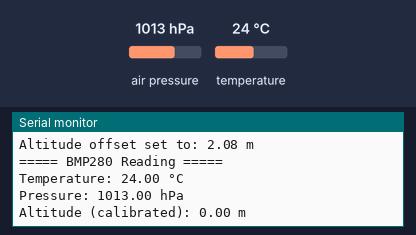
Simulated run of this sketch. Board: ESP32. Parts: the last lines printed to the serial monitor. The inputs (shaded band) are chosen by the test bench; at power-on: air pressure 1013 hPa, temperature 24 °C.

Above: at 2.2 s.
2.3 s: air pressure set to 952 hPa
At 3.6 s:
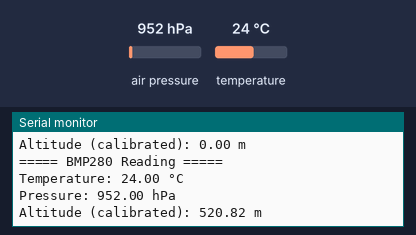
3.8 s: temperature set to 12 °C
At 5.2 s:
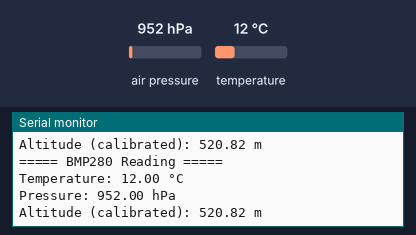
5.3 s: air pressure set to 975 hPa
At 7.8 s:
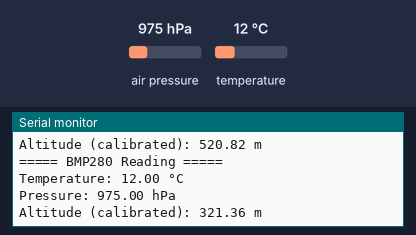
Timing chart, 0 to 9.3 s (numbered marks = the images above; inputs shaded):
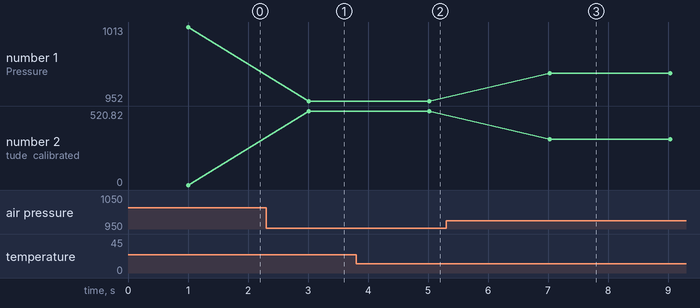

The sketch:

BMP280.ino
```cpp
#include <Wire.h>
#include <Adafruit_Sensor.h>
#include <Adafruit_BMP280.h>

// I2C Pins for ESP32
#define I2C_SDA 22
#define I2C_SCL 23

// Create BMP280 object
Adafruit_BMP280 bmp;

// Sea level pressure (for altitude calculation)
#define SEALEVELPRESSURE_HPA (1013.25)

// Calibration variables
float altitudeOffset = 0.0;
bool offsetSet = false;

void setup() {
  Serial.begin(115200);
  delay(1000);

  // Initialize I2C
  Wire.begin(I2C_SDA, I2C_SCL);

  // Initialize BMP280
  if (!bmp.begin(0x76)) {   // try 0x77 if your module uses that
    Serial.println("Could not find BMP280 sensor!");
    while (1);
  }

  Serial.println("BMP280 initialized successfully.");
}

void loop() {
  float temp = bmp.readTemperature();            // °C
  float pressure = bmp.readPressure() / 100.0;   // hPa
  float rawAltitude = bmp.readAltitude(SEALEVELPRESSURE_HPA); // meters

  // Set offset on first valid reading
  if (!offsetSet) {
    altitudeOffset = rawAltitude;
    offsetSet = true;
    Serial.printf("Altitude offset set to: %.2f m\n", altitudeOffset);
  }

  // Apply calibration
  float calibratedAltitude = rawAltitude - altitudeOffset;

  Serial.println("===== BMP280 Reading =====");
  Serial.printf("Temperature: %.2f °C\n", temp);
  Serial.printf("Pressure: %.2f hPa\n", pressure);
  Serial.printf("Altitude (calibrated): %.2f m\n\n", calibratedAltitude);

  delay(2000);
}
```

Measured:
- after the input at 2.3 s, the serial monitor: prints a new line after 0.71 s (image 1)
- after the input at 3.8 s, the serial monitor: prints a new line after 1.2 s (image 2)
- after the input at 5.3 s, the serial monitor: prints a new line after 1.7 s (image 3)
- plotted number 1: 1013 → 952 after the input at 2.3 s, 952 → 975 after the input at 5.3 s
- plotted number 2: 0 → 520.82 after the input at 2.3 s, 520.82 → 321.36 after the input at 5.3 s
